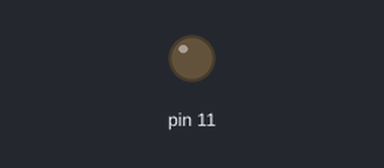
Simulated run of this sketch. Board: Arduino Uno, built with avr-gcc and run on an emulated ATmega328P. Parts: output pins drawn as LEDs (lit = HIGH).

Above: at 0.15 s.
Timing chart, 0 to 1.6 s (numbered marks = the images above):
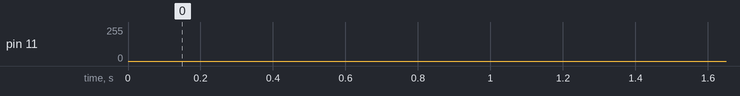

The sketch:

misc_testing.ino
```cpp
void setup() {
  Serial.begin(115200);
  pinMode(11, OUTPUT);

}

void loop() {
  for(int i = 0; i < 255; i++){
    analogWrite(11, i);
    delay(1);
    //Serial.print("Value: ");
    //Serial.println(i);
  }

  for(int g = 255; g >= 0; g--){
    analogWrite(11, g);
    delay(1);
    //Serial.print("Value: ");
    //Serial.println(g);
  }

}
```
